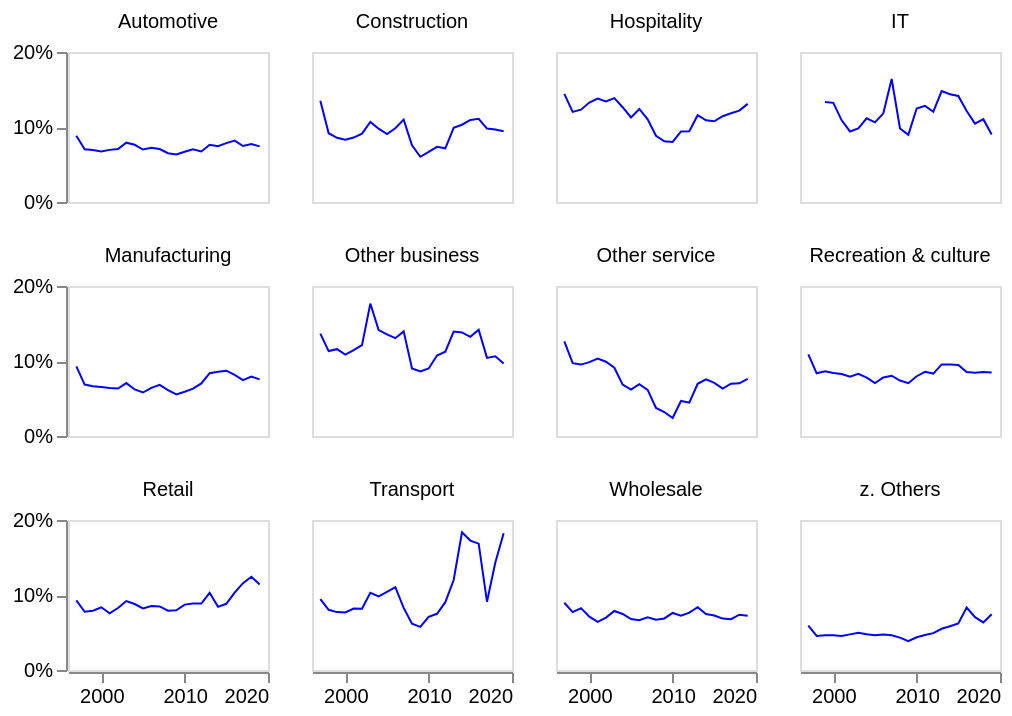

Write the Vega-Lite specification saved for this chart.
### Vega-Lite specification from a JSON file in a GitHub repository (floating-point values rounded to 4 significant figures; data arrays with more than 128 entries replaced by an {"elided": "..."} marker saying what was removed)
{"$schema": "https://vega.github.io/schema/vega-lite/v5.json", "description": "Filter that gets rid of a value for IT that looks like an outlier.", "data": {"values": {"elided": "276 records"}, "format": {"parse": {"year": "number"}}}, "transform": [{"fold": ["entryRate"], "as": ["metric", "value"]}, {"calculate": "{'entryRate':'Entry'}[datum.metric]", "as": "metricClean"}, {"filter": "datum.value<.2"}], "height": 75, "width": 100, "mark": {"type": "line", "strokeWidth": 1, "point": false}, "encoding": {"x": {"field": "year", "type": "quantitative", "title": null, "axis": {"grid": false, "format": "d"}}, "y": {"field": "value", "type": "quantitative", "title": null, "scale": {"domain": [0, 0.2]}, "axis": {"grid": false, "format": "%"}}, "facet": {"field": "Industry", "type": "nominal", "title": null, "columns": 4}, "color": {"field": "metricClean", "title": null, "scale": {"range": ["blue", "orange"]}, "legend": null}}}
